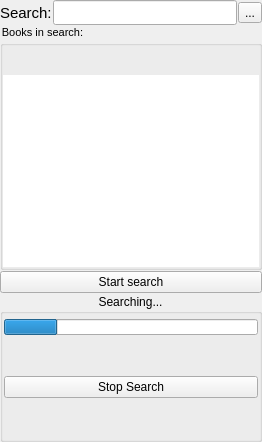
     <widget class="QWidget" name="searchpage">
      <property name="layoutDirection">
       <enum>Qt::LeftToRight</enum>
      </property>
      <layout class="QVBoxLayout" name="verticalLayout_13">
       <property name="spacing">
        <number>1</number>
       </property>
       <property name="margin">
        <number>0</number>
       </property>
       <item>
        <layout class="QHBoxLayout" name="horizontalLayout_7">
         <item>
          <widget class="QLabel" name="label_12">
           <property name="font">
            <font>
             <pointsize>11</pointsize>
            </font>
           </property>
           <property name="text">
            <string>Search:</string>
           </property>
          </widget>
         </item>
         <item>
          <widget class="QLineEdit" name="searchInBooksLine">
           <property name="minimumSize">
            <size>
             <width>0</width>
             <height>25</height>
            </size>
           </property>
           <property name="layoutDirection">
            <enum>Qt::RightToLeft</enum>
           </property>
           <property name="alignment">
            <set>Qt::AlignRight|Qt::AlignTrailing|Qt::AlignVCenter</set>
           </property>
          </widget>
         </item>
         <item>
          <widget class="QToolButton" name="clearSearchBTN">
           <property name="text">
            <string>...</string>
           </property>
           <property name="icon">
            <iconset resource="Orayta.qrc">
             <normaloff>:/Icons/edit-delete.png</normaloff>:/Icons/edit-delete.png</iconset>
           </property>
          </widget>
         </item>
        </layout>
       </item>
       <item>
        <widget class="QGroupBox" name="groupBox_2">
         <property name="font">
          <font>
           <pointsize>8</pointsize>
          </font>
         </property>
         <property name="layoutDirection">
          <enum>Qt::LeftToRight</enum>
         </property>
         <property name="styleSheet">
          <string notr="true">*::indicator { 
 height: 15 px; 
width: 15 px;
}</string>
         </property>
         <property name="title">
          <string>Books in search:</string>
         </property>
         <layout class="QVBoxLayout" name="verticalLayout_15">
          <property name="spacing">
           <number>0</number>
          </property>
          <property name="leftMargin">
           <number>0</number>
          </property>
          <property name="topMargin">
           <number>8</number>
          </property>
          <property name="rightMargin">
           <number>0</number>
          </property>
          <property name="bottomMargin">
           <number>0</number>
          </property>
          <item>
           <layout class="QHBoxLayout" name="horizontalLayout_4">
            <property name="topMargin">
             <number>0</number>
            </property>
            <item>
             <widget class="QPushButton" name="markAllBTN_3">
              <property name="sizePolicy">
               <sizepolicy hsizetype="Minimum" vsizetype="Maximum">
                <horstretch>0</horstretch>
                <verstretch>0</verstretch>
               </sizepolicy>
              </property>
              <property name="toolTip">
               <string>Add all books to search</string>
              </property>
              <property name="text">
               <string/>
              </property>
              <property name="icon">
               <iconset resource="Orayta.qrc">
                <normaloff>:/Icons/doublegreenv.png</normaloff>:/Icons/doublegreenv.png</iconset>
              </property>
              <property name="flat">
               <bool>true</bool>
              </property>
             </widget>
            </item>
            <item>
             <widget class="QPushButton" name="unmarkAllBTN_3">
              <property name="sizePolicy">
               <sizepolicy hsizetype="Minimum" vsizetype="Maximum">
                <horstretch>0</horstretch>
                <verstretch>0</verstretch>
               </sizepolicy>
              </property>
              <property name="toolTip">
               <string>Remove all books from search</string>
              </property>
              <property name="text">
               <string/>
              </property>
              <property name="icon">
               <iconset resource="Orayta.qrc">
                <normaloff>:/Icons/doublegreyv.png</normaloff>:/Icons/doublegreyv.png</iconset>
              </property>
              <property name="flat">
               <bool>true</bool>
              </property>
             </widget>
            </item>
           </layout>
          </item>
          <item>
           <widget class="QTreeWidget" name="SearchTreeWidget">
            <property name="sizePolicy">
             <sizepolicy hsizetype="Expanding" vsizetype="Expanding">
              <horstretch>0</horstretch>
              <verstretch>0</verstretch>
             </sizepolicy>
            </property>
            <property name="contextMenuPolicy">
             <enum>Qt::PreventContextMenu</enum>
            </property>
            <property name="layoutDirection">
             <enum>Qt::RightToLeft</enum>
            </property>
            <property name="autoFillBackground">
             <bool>false</bool>
            </property>
            <property name="styleSheet">
             <string notr="true"> QTreeView::branch:has-children:!has-siblings:closed,
 QTreeView::branch:closed:has-children:has-siblings {
         border-image: none;
         image: url(:/Icons/arrow-left.png);
 }

 QTreeView::branch:open:has-children:!has-siblings,
 QTreeView::branch:open:has-children:has-siblings  {
         border-image: none;
         image: url(:/Icons/arrow-down.png);
 }

 QTreeView::indicator {
     width: 13px;
     height: 13px;
 }
</string>
            </property>
            <property name="frameShape">
             <enum>QFrame::NoFrame</enum>
            </property>
            <property name="frameShadow">
             <enum>QFrame::Plain</enum>
            </property>
            <property name="horizontalScrollBarPolicy">
             <enum>Qt::ScrollBarAsNeeded</enum>
            </property>
            <property name="showDropIndicator" stdset="0">
             <bool>false</bool>
            </property>
            <property name="alternatingRowColors">
             <bool>false</bool>
            </property>
            <property name="iconSize">
             <size>
              <width>200</width>
              <height>200</height>
             </size>
            </property>
            <property name="verticalScrollMode">
             <enum>QAbstractItemView::ScrollPerPixel</enum>
            </property>
            <property name="indentation">
             <number>20</number>
            </property>
            <property name="rootIsDecorated">
             <bool>true</bool>
            </property>
            <property name="itemsExpandable">
             <bool>true</bool>
            </property>
            <property name="allColumnsShowFocus">
             <bool>false</bool>
            </property>
            <property name="expandsOnDoubleClick">
             <bool>false</bool>
            </property>
            <property name="columnCount">
             <number>1</number>
            </property>
            <attribute name="headerVisible">
             <bool>false</bool>
            </attribute>
            <attribute name="headerStretchLastSection">
             <bool>false</bool>
            </attribute>
            <column>
             <property name="text">
              <string notr="true">1</string>
             </property>
            </column>
           </widget>
          </item>
         </layout>
        </widget>
       </item>
       <item>
        <widget class="QPushButton" name="SearchInBooksBTN">
         <property name="text">
          <string>Start search</string>
         </property>
         <property name="icon">
          <iconset resource="Orayta.qrc">
           <normaloff>:/Icons/edit-find.png</normaloff>:/Icons/edit-find.png</iconset>
         </property>
        </widget>
       </item>
       <item>
        <widget class="QGroupBox" name="inSearchGroup">
         <property name="layoutDirection">
          <enum>Qt::LeftToRight</enum>
         </property>
         <property name="title">
          <string>Searching...</string>
         </property>
         <property name="alignment">
          <set>Qt::AlignHCenter|Qt::AlignTop</set>
         </property>
         <property name="flat">
          <bool>true</bool>
         </property>
         <property name="checkable">
          <bool>false</bool>
         </property>
         <layout class="QVBoxLayout" name="verticalLayout_23">
          <property name="spacing">
           <number>1</number>
          </property>
          <property name="leftMargin">
           <number>1</number>
          </property>
          <property name="topMargin">
           <number>5</number>
          </property>
          <property name="rightMargin">
           <number>1</number>
          </property>
          <property name="bottomMargin">
           <number>1</number>
          </property>
          <item>
           <widget class="QProgressBar" name="progressBar">
            <property name="maximumSize">
             <size>
              <width>16777215</width>
              <height>16</height>
             </size>
            </property>
            <property name="baseSize">
             <size>
              <width>200</width>
              <height>0</height>
             </size>
            </property>
            <property name="value">
             <number>21</number>
            </property>
            <property name="textVisible">
             <bool>false</bool>
            </property>
           </widget>
          </item>
          <item>
           <spacer name="verticalSpacer_6">
            <property name="orientation">
             <enum>Qt::Vertical</enum>
            </property>
            <property name="sizeHint" stdset="0">
             <size>
              <width>20</width>
              <height>40</height>
             </size>
            </property>
           </spacer>
          </item>
          <item>
           <widget class="QPushButton" name="stopSearchBTN">
            <property name="enabled">
             <bool>true</bool>
            </property>
            <property name="text">
             <string>Stop Search</string>
            </property>
            <property name="icon">
             <iconset resource="Orayta.qrc">
              <normaloff>:/Icons/exit.png</normaloff>:/Icons/exit.png</iconset>
            </property>
           </widget>
          </item>
          <item>
           <spacer name="verticalSpacer">
            <property name="orientation">
             <enum>Qt::Vertical</enum>
            </property>
            <property name="sizeHint" stdset="0">
             <size>
              <width>20</width>
              <height>40</height>
             </size>
            </property>
           </spacer>
          </item>
         </layout>
        </widget>
       </item>
      </layout>
     </widget>
